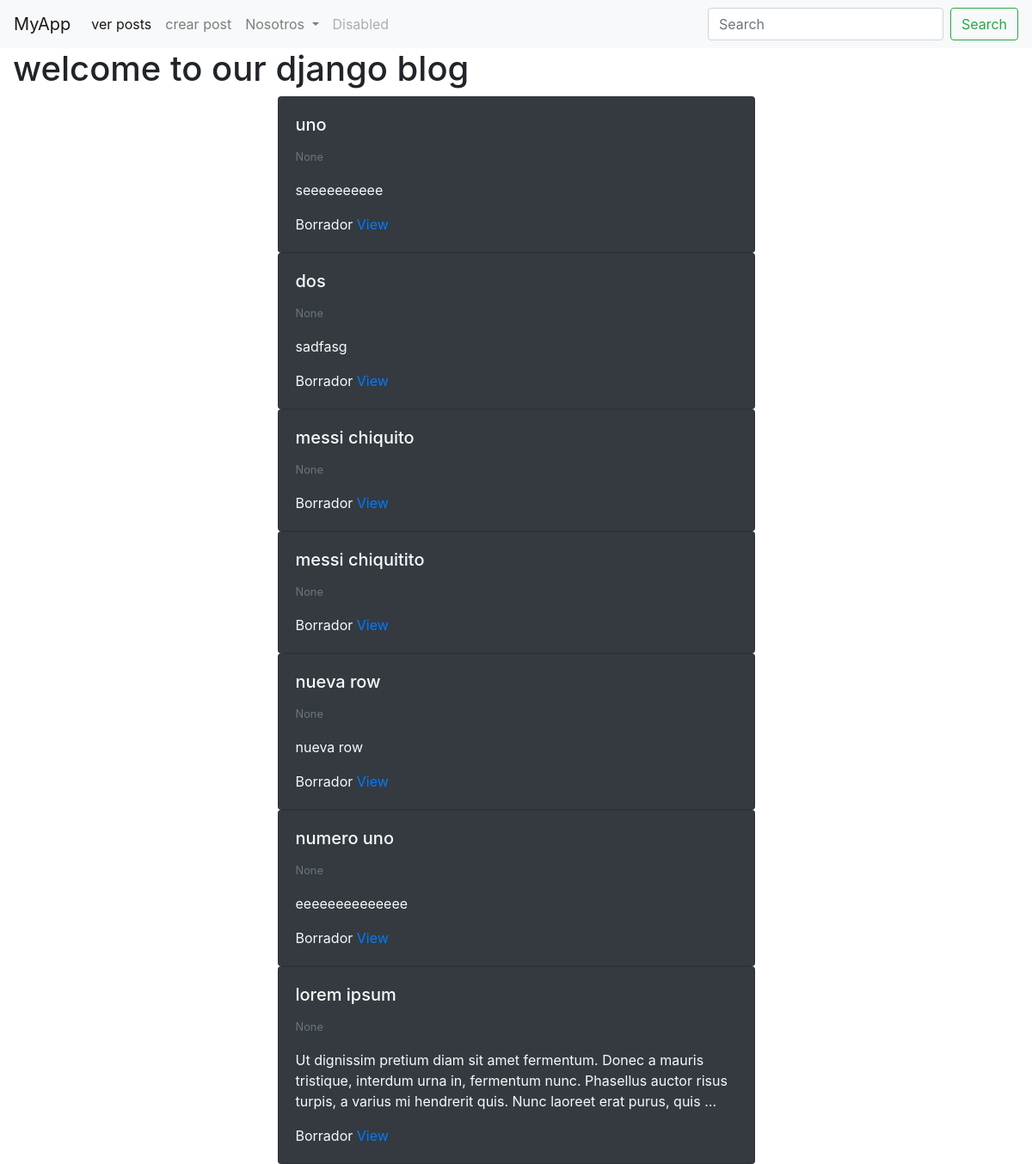
The page / on the database its author committed.
### blog/models.py (models this page shows, shortened)
class BlogPost(models.Model):
    user = models.ForeignKey(User, default=1, null=True, on_delete=models.CASCADE)
    image = models.ImageField(upload_to='image/', blank=True, null=True)
    title = models.CharField(max_length=120)
    slug = models.SlugField(unique=True)
    content = models.TextField(null= True, blank=True)
    publish_date = models.DateTimeField(auto_now=False, auto_now_add=False, null=True, blank=True)
    timestamp = models.DateTimeField(auto_now_add=True)
    updated = models.DateTimeField(auto_now=True)
    objects = BlogPostManager()
    class Meta:
        ordering = ['-publish_date', '-updated', '-timestamp']
    def get_absolute_url(self):
        return f"/blog/{self.slug}"

### try_django/views.py (the view)
# urls.py: path('', home_page),
def home_page(request):
    my_title= "welcome to our django blog"
    qs = BlogPost.objects.all()[5:]
    context = {"title": my_title, 'blog_list': qs}
    return render(request, "home.html", context)

### blog/models.py (called while the page is built)
    def get_queryset(self):
        return BlogPostQuerySet(self.model, using=self.db)

### templates/home.html (shortened to what this page needs)
{% extends "base.html" %}
{% block content %}
<h1>{{title}}</h1>
    {% for a in blog_list %}
        {% include 'blog/list-inline.html' with blog_post=a truncate=True detail=False %}
    {% endfor %}
{% endblock %}

### templates/base.html (shortened to what this page needs)
<!doctype html>
<html lang="en">
  <head>
    <link rel="stylesheet" href="https://stackpath.bootstrapcdn.com/bootstrap/4.3.1/css/bootstrap.min.css">
  </head>
  <body>
  {% include 'navbar.html' %}
      <div class="container-fluid">
          {% block content %}
          {% endblock %}
      </div>
  </body>
</html>

### templates/navbar.html (shortened to what this page needs)
<nav class="navbar navbar-expand-lg navbar-light bg-light">
  <a class="navbar-brand" href="/">MyApp</a>
  <div class="collapse navbar-collapse" id="navbarSupportedContent">
    <ul class="navbar-nav mr-auto">
      <li class="nav-item active">
        <a class="nav-link" href="/blog">ver posts <span class="sr-only">(current)</span></a>
      </li>
      <li class="nav-item">
        <a class="nav-link" href="/blog-new">crear post</a>
      </li>
      <li class="nav-item dropdown">
        <a class="nav-link dropdown-toggle" href="#" id="navbarDropdown" role="button" data-toggle="dropdown" aria-haspopup="true" aria-expanded="false">
          Nosotros
        </a>
      </li>
      <li class="nav-item">
        <a class="nav-link disabled" href="#" tabindex="-1" aria-disabled="true">Disabled</a>
      </li>
    </ul>
    <form class="form-inline my-2 my-lg-0" action='/search'>
      <input class="form-control mr-sm-2" type="search" placeholder="Search" name='q' aria-label="Search">
      <button class="btn btn-outline-success my-2 my-sm-0" type="submit">Search</button>
    </form>
  </div>
</nav>

### blog/templates/blog/list-inline.html (shortened to what this page needs)
<div class='col-12 col-md-6 mx-auto'>
    <div class='card {% if not blog_post.publish_date %} bg-dark text-light {% endif %}'>
        <div class='card-body'>
            <h5 class='card-title'>{{blog_post.title}}</h5>
            <p class='card-text'>
                <small class="text-muted">{{ blog_post.publish_date }}</small>
                {% if truncate %}
                    {{blog_post.content | linebreaks | truncatewords:30 }}
                {% else %}
                    {{blog_post.content | linebreaks }}
                {% endif %}
            </p>
            {% if not detail %}
                {% if not blog_post.publish_date %}
                    Borrador
                {% endif %}
                <a href='{{blog_post.get_absolute_url}}'>View</a>
            {% endif %}
        </div>
    </div>
</div>

### rows shown on the page
BlogPost: title "uno", publish_date "None", content "seeeeeeeeee", shows "Borrador"
BlogPost: title "dos", publish_date "None", content "sadfasg", shows "Borrador"
BlogPost: title "messi chiquito", publish_date "None", shows "Borrador"
BlogPost: title "messi chiquitito", publish_date "None", shows "Borrador"
BlogPost: title "nueva row", publish_date "None", content "nueva row", shows "Borrador"
BlogPost: title "numero uno", publish_date "None", content "eeeeeeeeeeeeee", shows "Borrador"
BlogPost: title "lorem ipsum", publish_date "None", content "Ut dignissim pretium diam sit amet fermentum. Donec a mauris tristique, interdum urna in, fermentum nunc. Phasellus auctor risus turpis, a varius mi hendrerit quis. Nunc laoreet erat purus, quis …", shows "Borrador"

### other values the page prints
{{ title }} "welcome to our django blog"
